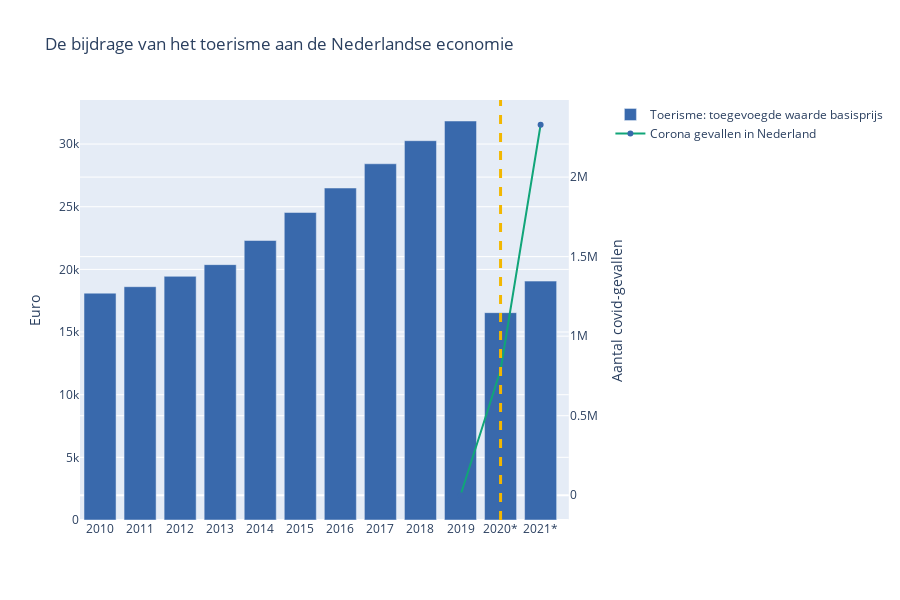

The notebook cell saved with this chart:
### Markdown cell above
### Toerisme

Doordat er wereldwijd zoveel reisbeperkingen werden opgelegd als gevolg van COVID-19, zoals het sluiten van grenzen om de verspreiding van het virus tegen te gaan, werd de toeristische sector helaas zwaar getroffen. Hotels, restaurants en reisorganisaties kregen te maken met annuleringen en een gebrek aan boekingen. De onzekerheid en angst rondom het virus zorgden ervoor dat mensen terughoudend waren om te reizen. Vliegtuigen bleven aan de grond, cruiseschepen bleven in de havens en toeristische attracties sloten hun deuren. Zelfs binnenlandse reizen werden sterk ontmoedigd vanwege de risico's die gepaard gingen met de verspreiding van het virus. 

Uit de staafgrafiek die de bijdrage van het toerisme aan de Nederlandse economie weergeeft, blijkt dat er in 2020 een opvallende daling heeft plaatsgevonden ten opzichte van het voorgaande jaar, 2019. In de bijbehorende lijngrafiek, die het aantal coronagevallen in Nederland toont, is duidelijk te zien dat pas in 2020 de gevallen begonnen op te lopen, wat samenvalt met de periode van de daling in de staafgrafiek. Het is duidelijk zichtbaar dat naarmate het aantal coronagevallen toenam, de bijdrage van het toerisme in Nederland sterk afnam. Dit impliceert dan een omgekeerde correlatie tussen de twee grafieken. 

Het negatieve effect van COVID-19 op het toerisme in Nederland is dus duidelijk zichtbaar in de grafieken. De daling in de bijdrage van het toerisme aan de economie geeft aan dat de sector zwaar is getroffen. Dit heeft geleid tot economische uitdagingen, verlies van banen en een algemene neergang van de toeristische activiteiten in het land.

### Code cell
ds = pd.read_csv('Toerisme__kernindicatoren__nationale_rekeningen_20062023_204846.csv')

fig = make_subplots(specs=[[{"secondary_y": True}]])



fig.add_trace(
    go.Bar(x = ds['Perioden'], y= ds['Toerisme: toegevoegde waarde basisprijs'], name="Toerisme: toegevoegde waarde basisprijs"),
    secondary_y=False
)

fig.add_trace(
    go.Scatter(x = ['2019','2020*','2021*'], y = [0, 785875, 2329020], name="Corona gevallen in Nederland"),
    secondary_y=True
)

fig.data[1].line.color = 'rgb(17,165,121)'
fig.update_traces(marker_color='rgb(57,105,172)')

fig.update_yaxes(title_text="Euro", secondary_y=False)
fig.update_yaxes(title_text="Aantal covid-gevallen", secondary_y=True)


fig.update_layout( 
    height = 600,  
    title = 'De bijdrage van het toerisme aan de Nederlandse economie'
)

fig.add_vline(x='2020*', line_width=3, line_dash='dash', line_color='rgb(242,183,1)')

fig.show()

### Figure 1 — Plotly figure (JSON) as saved in the notebook; plotly's stock layout.template omitted (floating-point values rounded to 4 significant figures)
{"data": [{"marker": {"color": "rgb(57,105,172)"}, "name": "Toerisme: toegevoegde waarde basisprijs", "type": "bar", "x": ["2010", "2011", "2012", "2013", "2014", "2015", "2016", "2017", "2018", "2019", "2020*", "2021*"], "xaxis": "x", "y": [18103, 18618, 19445, 20378, 22305, 24541, 26493, 28428, 30270, 31841, 16547, 19064], "yaxis": "y"}, {"line": {"color": "rgb(17,165,121)"}, "marker": {"color": "rgb(57,105,172)"}, "name": "Corona gevallen in Nederland", "type": "scatter", "x": ["2019", "2020*", "2021*"], "xaxis": "x", "y": [0, 785875, 2329020], "yaxis": "y2"}], "layout": {"height": 600, "shapes": [{"line": {"color": "rgb(242,183,1)", "dash": "dash", "width": 3}, "type": "line", "x0": "2020*", "x1": "2020*", "xref": "x", "y0": 0, "y1": 1, "yref": "y domain"}], "title": {"text": "De bijdrage van het toerisme aan de Nederlandse economie"}, "xaxis": {"anchor": "y", "domain": [0, 0.94]}, "yaxis": {"anchor": "x", "domain": [0, 1], "title": {"text": "Euro"}}, "yaxis2": {"anchor": "x", "overlaying": "y", "side": "right", "title": {"text": "Aantal covid-gevallen"}}}}
